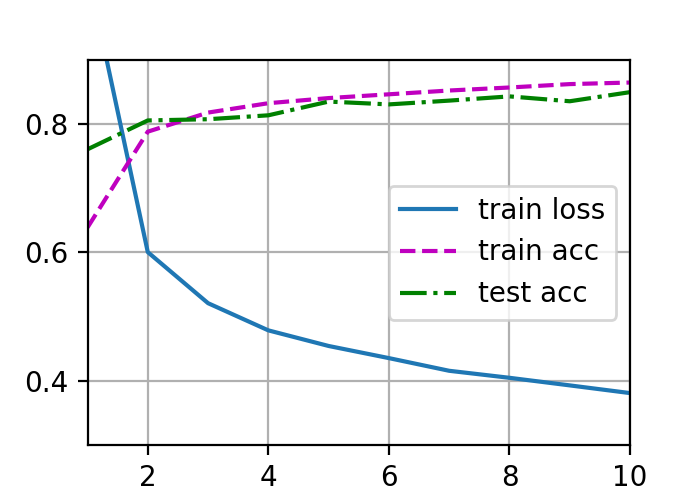

Write the Python code that produced this figure.
import torch
from torch import nn
from d2l import torch as d2l
from utils.utils import load_data_fashion_mnist, train_ch3, init_weights

batch_size = 256
lr = 0.1
num_epochs = 10

# data
train_iter, test_iter = load_data_fashion_mnist(batch_size)

# model
net = nn.Sequential(nn.Flatten(), nn.Linear(784, 256), nn.ReLU(), nn.Linear(256, 10))
net.apply(init_weights)
loss = nn.CrossEntropyLoss(reduction='none')
trainer = torch.optim.SGD(net.parameters(), lr=lr)

# train
train_ch3(net, train_iter, test_iter, loss, num_epochs, trainer)
d2l.plt.savefig('./results/perceptron.png')